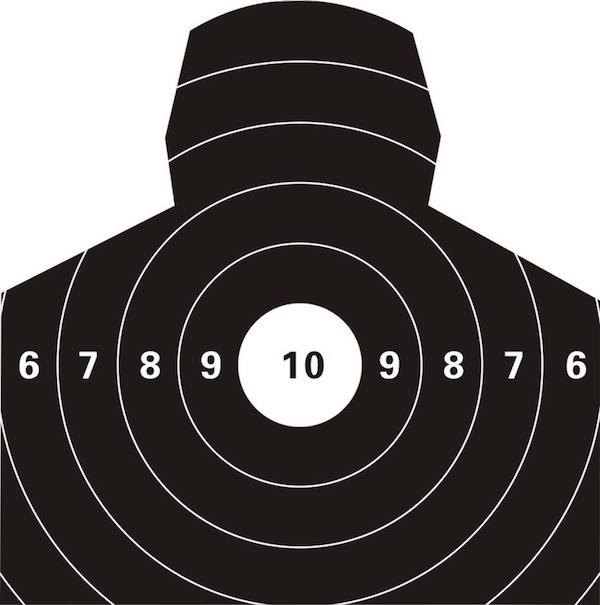
#> input picture images/ceshi2.jpg, 600 x 605 px
$ python match_single_image.py
#> lines starting #> are read from the running program, lines starting #| are printed output that depends on the picture
#!/usr/bin/python
# -*- coding: utf-8 -*-

__author__= "Micheal"

import sys
import cv2
import numpy as np
from matplotlib import pyplot as plt

img = cv2.imread('images/ceshi2.jpg', 0)
#> img: shape (605, 600); min 0, max 255, mean 96.9
img2 = img.copy()
template = cv2.imread('images/shuzi10.jpg', 0)
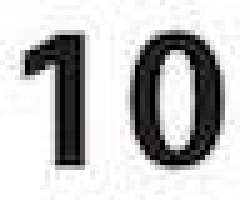
#> input picture images/shuzi10.jpg, 50 x 40 px (shown 5 times larger)
#> template: shape (40, 50); min 0, max 255, mean 195.4
w, h = template.shape[::-1]
#> w = 50; h = 40
# All the 6 methods for comparison in a list
methods = ['cv2.TM_CCOEFF', 'cv2.TM_CCOEFF_NORMED', 'cv2.TM_CCORR',
           'cv2.TM_CCORR_NORMED', 'cv2.TM_SQDIFF', 'cv2.TM_SQDIFF_NORMED']
for meth in methods:
    img = img2.copy()
    method = eval(meth)
    # Apply template Matching
    res = cv2.matchTemplate(img, template, method)
    min_val, max_val, min_loc, max_loc = cv2.minMaxLoc(res)
    # If the method is TM_SQDIFF or TM_SQDIFF_NORMED, take minimum
    if method in [cv2.TM_SQDIFF, cv2.TM_SQDIFF_NORMED]:
        top_left = min_loc
    else:
        top_left = max_loc
    bottom_right = (top_left[0] + w, top_left[1] + h)
    cv2.rectangle(img, top_left, bottom_right, (0,0,255), 2)
    plt.subplot(121), plt.imshow(res, cmap='gray')
    plt.title('Matching Result'), plt.xticks([]), plt.yticks([])
    plt.subplot(122), plt.imshow(img, cmap='gray')
    plt.title('Detected Point'), plt.xticks([]), plt.yticks([])
    plt.suptitle(meth)
    plt.show()
#> this loop made 6 passes
#> (min_val, max_val, min_loc, top_left, bottom_right) on passes 1 to 4: (-8139735, 17394142, (541, 345), (279, 345), (329, 385)), (-0.517, 0.998, (541, 345), (279, 345), (329, 385)), (10422704, 99648176, (2, 311), (78, 76), (128, 116)), (0.405, 1, (542, 345), (279, 345), (329, 385))
#> (min_val, max_val, max_loc, top_left, bottom_right) on passes 5 to 6: (59840, 79002696, (542, 345), (279, 345), (329, 385)), (0.000636, 1, (211, 0), (279, 345), (329, 385))
#> pass 1, `res = cv2.matchTemplate(img, template, method)`:
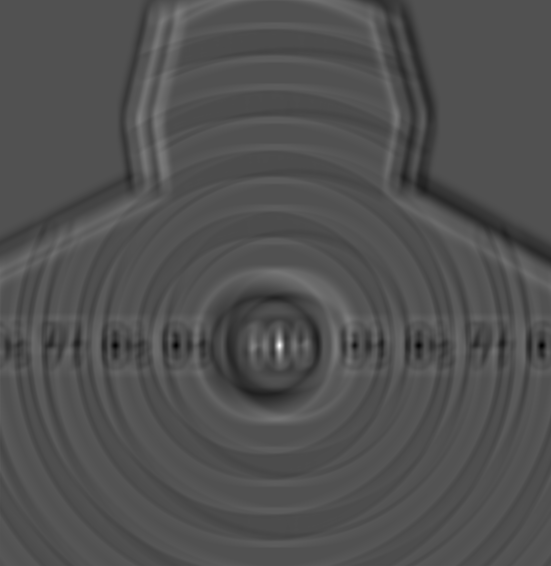
#> res: shape (566, 551) float32; min -8139735, max 17394142, mean 881.9; drawn with min black and max white
#> pass 1, `plt.show()`:
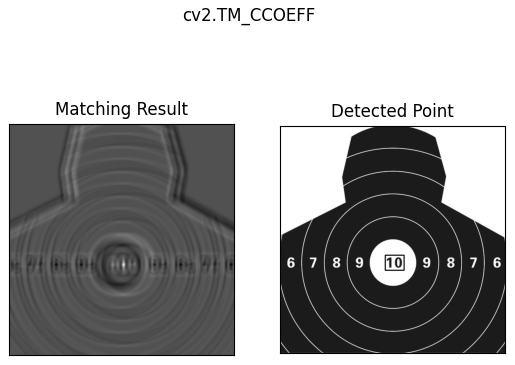
#> figure drawn by matplotlib, 2 panels
#> pass 3, `res = cv2.matchTemplate(img, template, method)`:
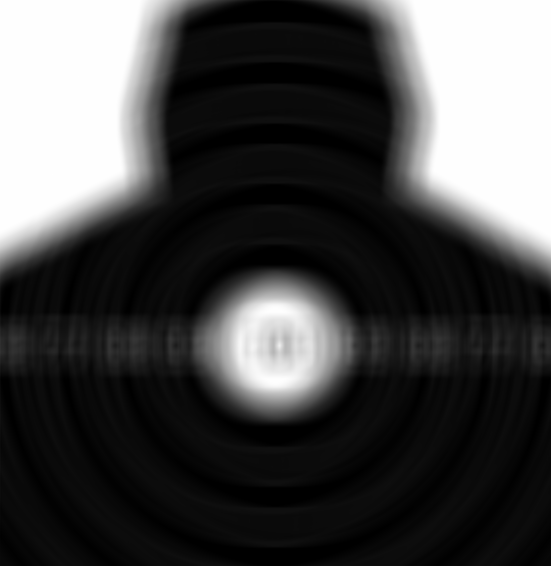
#> res: shape (566, 551) float32; min 10422704, max 99648176, mean 35565572; drawn with min black and max white
#> after the loop:
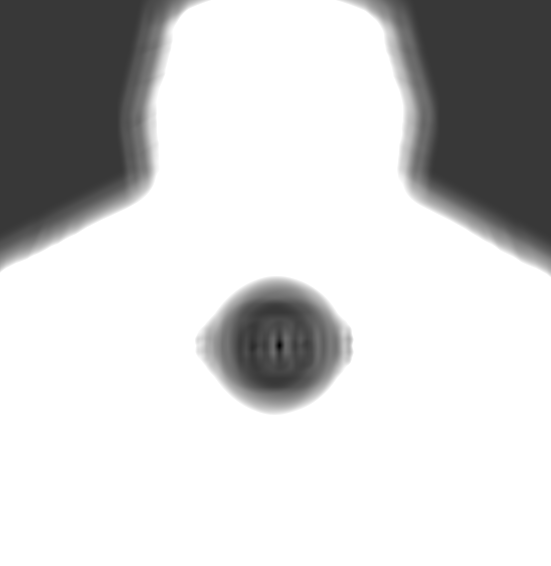
#> res: shape (566, 551) float32; min 0.000636, max 1, mean 0.81
